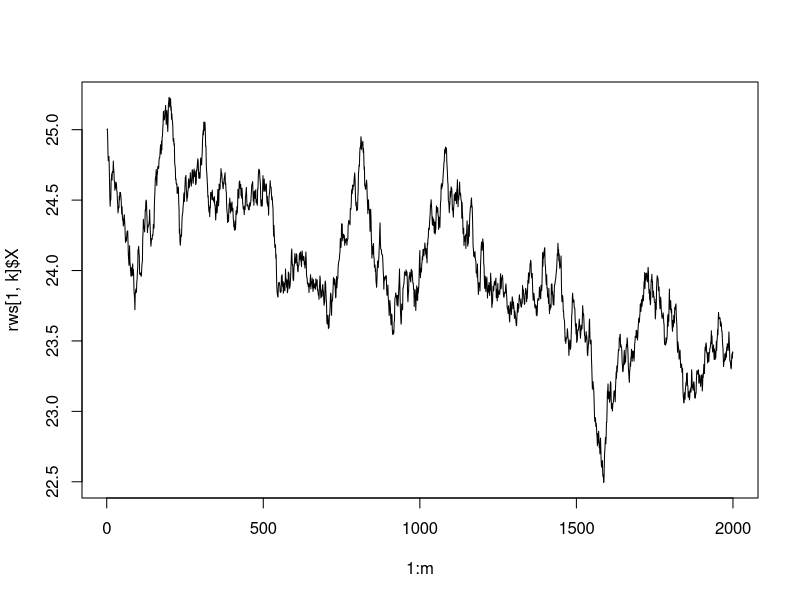
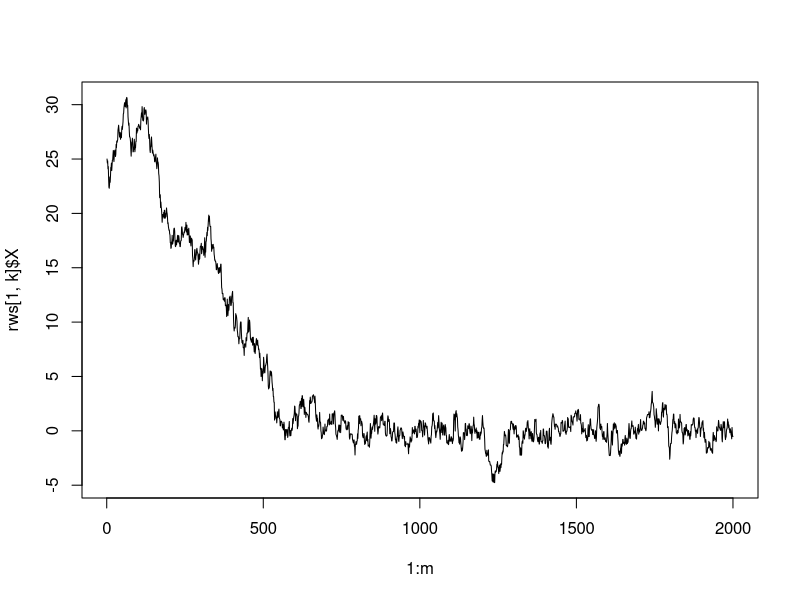
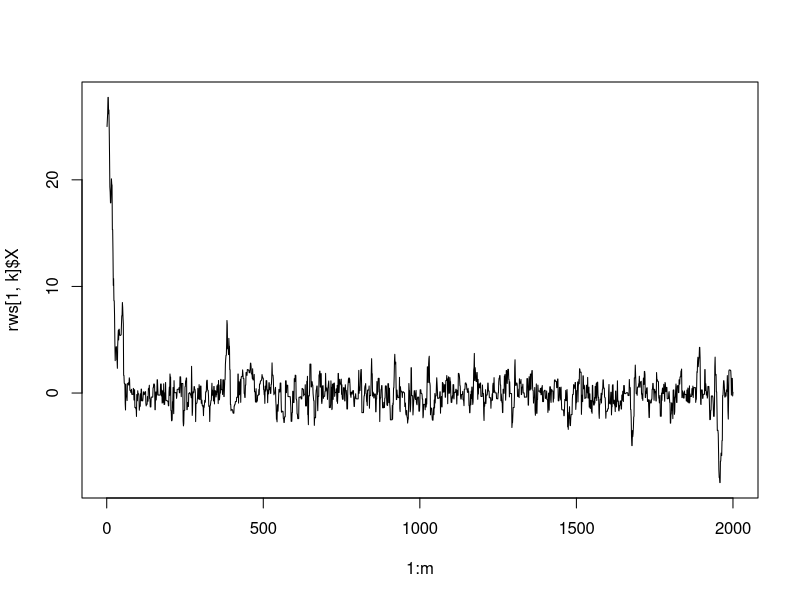
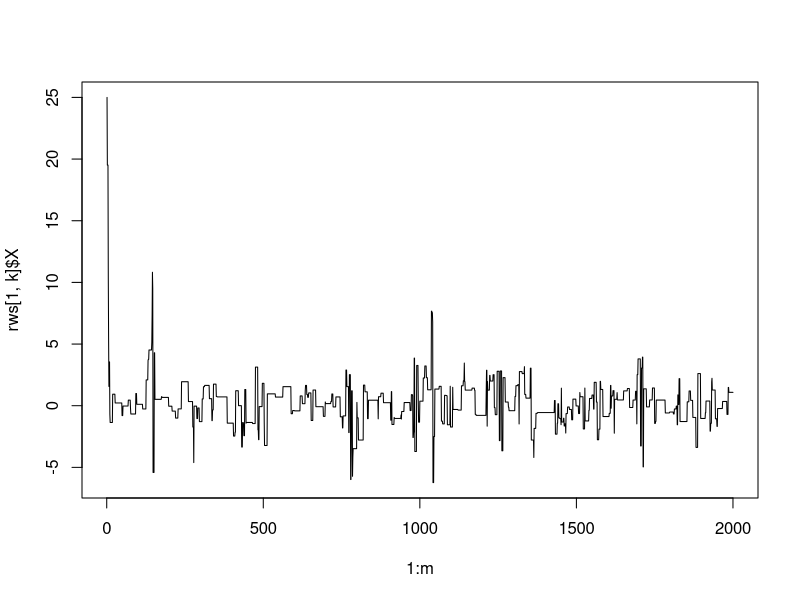
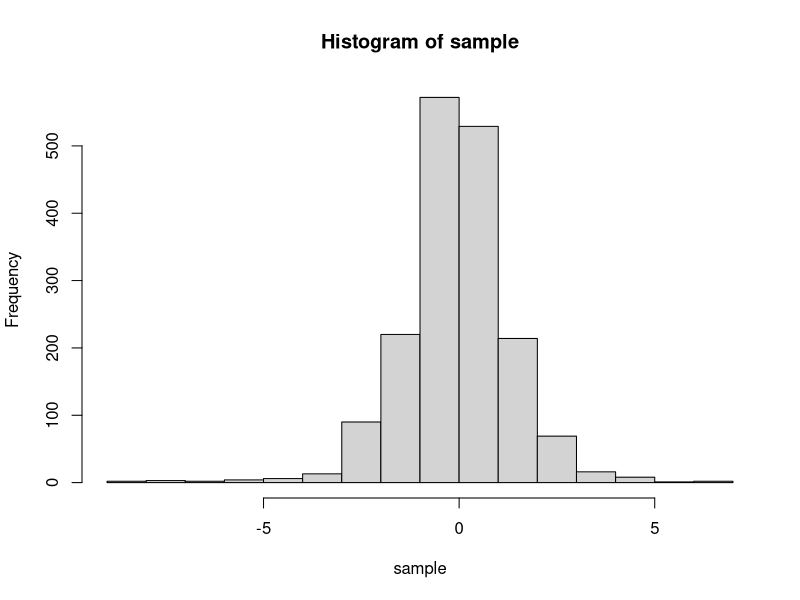
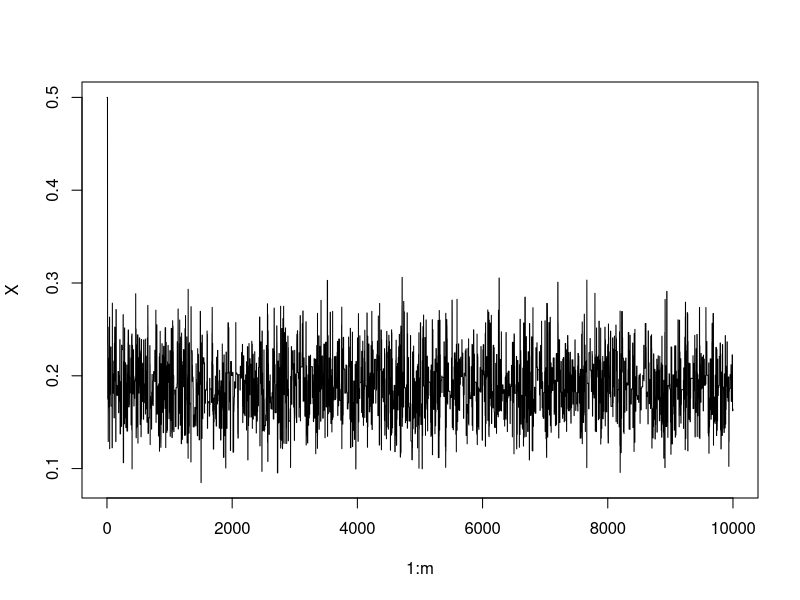
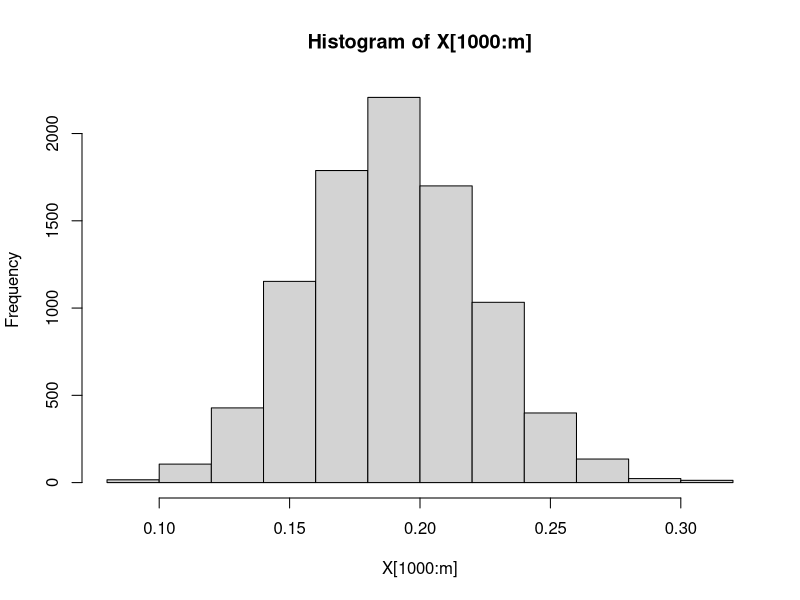

Write R code to recreate these figures, in order.
## generating t5-distribution using random walk Metropolis sampler

# density of t5-distribution without constants
t_dens <- function(x) {
  return((1+x^2/5)^(-3))
}

m = 2000
# random walk metropolis sampler
rw_sigma <- function(sigma = 1) {  
  X = numeric(m)
  U = runif(m)
  X[1] = 25
  k = 0 # count rejection
  for(i in 2:m) {
    Y = rnorm(1, X[i-1], sigma)
    if(U[i] <= t_dens(Y)/t_dens(X[i-1])) {
      X[i] = Y
    } else {
      k = k + 1
      X[i] = X[i-1]
    }
  }
  return(list(X = X, rej = k/m))
}

# check rejection rates for different sigma
rws <- sapply(c(.05, .5, 1.5, 10), FUN = rw_sigma)
# check for convergence by inspecting plots
sapply(c(1:4), FUN = function(k) plot(1:m, rws[1, k]$X, type = "line"))
# result: low variance yields high acceptance but poor convergence and vice-versa

sample = rws[1,3]$X[250:m] # best data
# histogram discarding burn in
hist(sample)
mean(sample)




## MCMC for Bayesian interference
set.seed(12345)
# generate data from a multinomial distribution where the probabilities depend on one parameter
p <- 0.2 # true parameter value
prob <- function(p) return(c(1, 1-p, 1-2*p, 2*p, p))
n <- 100
data <- tabulate(sample(1:5, n, replace = T, prob = prob(p)))

# target distribution (constants that will cancel later left out)
f <- function(p, data) {
  if(p < 0 || p >= .5) {
    return(0)
  }
  return(prod(prob(p)^data))
}

# markov chain
m <- 10000
X <- numeric(m)
X[1] <- .5
Z <- runif(m,-.25,.25) # proposal density
U <- runif(m) # for acceptance/rejection
for(i in 2:m) {
  Y = X[i-1] + Z[i]
  # prevent 0/0 issues, in this case always reject
  t1 = f(Y, data)
  t2 = f(X[i-1], data)
  if(t1 == 0 & t2 == 0) {
    t2 = 1
  }
  if(U[i] <= t1/t2) {
    X[i] = Y
  } else {
    X[i] = X[i-1]
  }
}
# generated chain
plot(1:m, X, type = "line")
hist(X[1000:m])
# posterior mean of the parameter after burn in
mean(X[1000:m])


